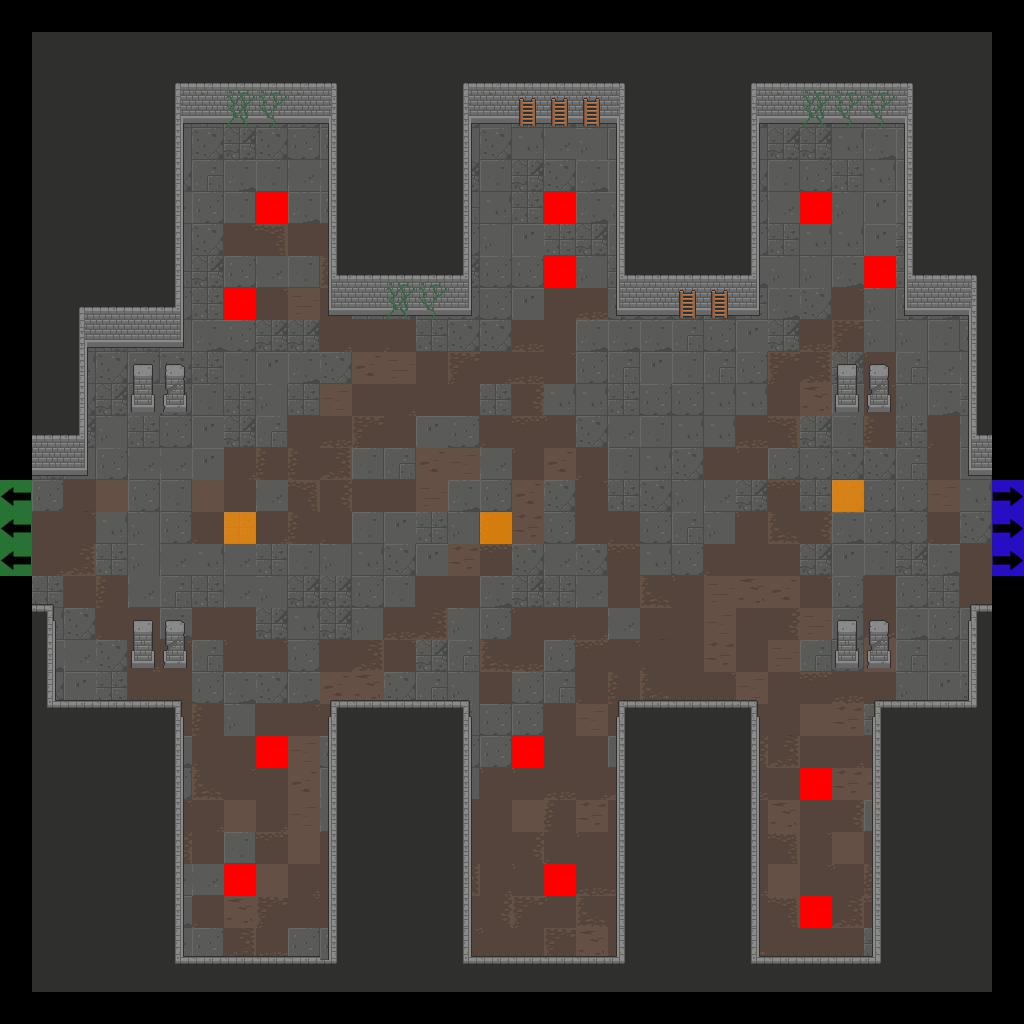

Tiled map render using the project's own tile images. Description and the map definition, with tile-layer contents summarised, below:
An orthogonal 32x32 tile map with 32x32 px tiles, 7 tile layers (Floor, Walls, Doors, Pillars, ...), 2 tilesets.

<map version="1.2" tiledversion="2019.04.18" orientation="orthogonal" renderorder="right-down" width="32" height="32" tilewidth="32" tileheight="32" infinite="0" nextlayerid="22" nextobjectid="1">
 <tileset firstgid="1" source="Dungeon_Tileset_2.tsx" />
 <tileset firstgid="321" source="flags.tsx" />
 <layer id="15" name="Floor" width="32" height="32">
  <data>[1024 cells, 900 non-empty, 42 distinct tile ids]</data>
 </layer>
 <layer id="16" name="Walls" width="32" height="32">
  <data>[1024 cells, 438 non-empty, 26 distinct tile ids]</data>
 </layer>
 <layer id="17" name="Doors" width="32" height="32">
  <data>[1024 cells, 0 non-empty, 0 distinct tile ids]</data>
 </layer>
 <layer id="18" name="Pillars" width="32" height="32">
  <data>[1024 cells, 16 non-empty, 4 distinct tile ids]</data>
 </layer>
 <layer id="19" name="Candles" width="32" height="32">
  <data>[1024 cells, 0 non-empty, 0 distinct tile ids]</data>
 </layer>
 <layer id="20" name="Debris" width="32" height="32">
  <data>[1024 cells, 19 non-empty, 5 distinct tile ids]</data>
 </layer>
 <layer id="21" name="Flags" width="32" height="32">
  <data>[1024 cells, 21 non-empty, 4 distinct tile ids]</data>
 </layer>
</map>
